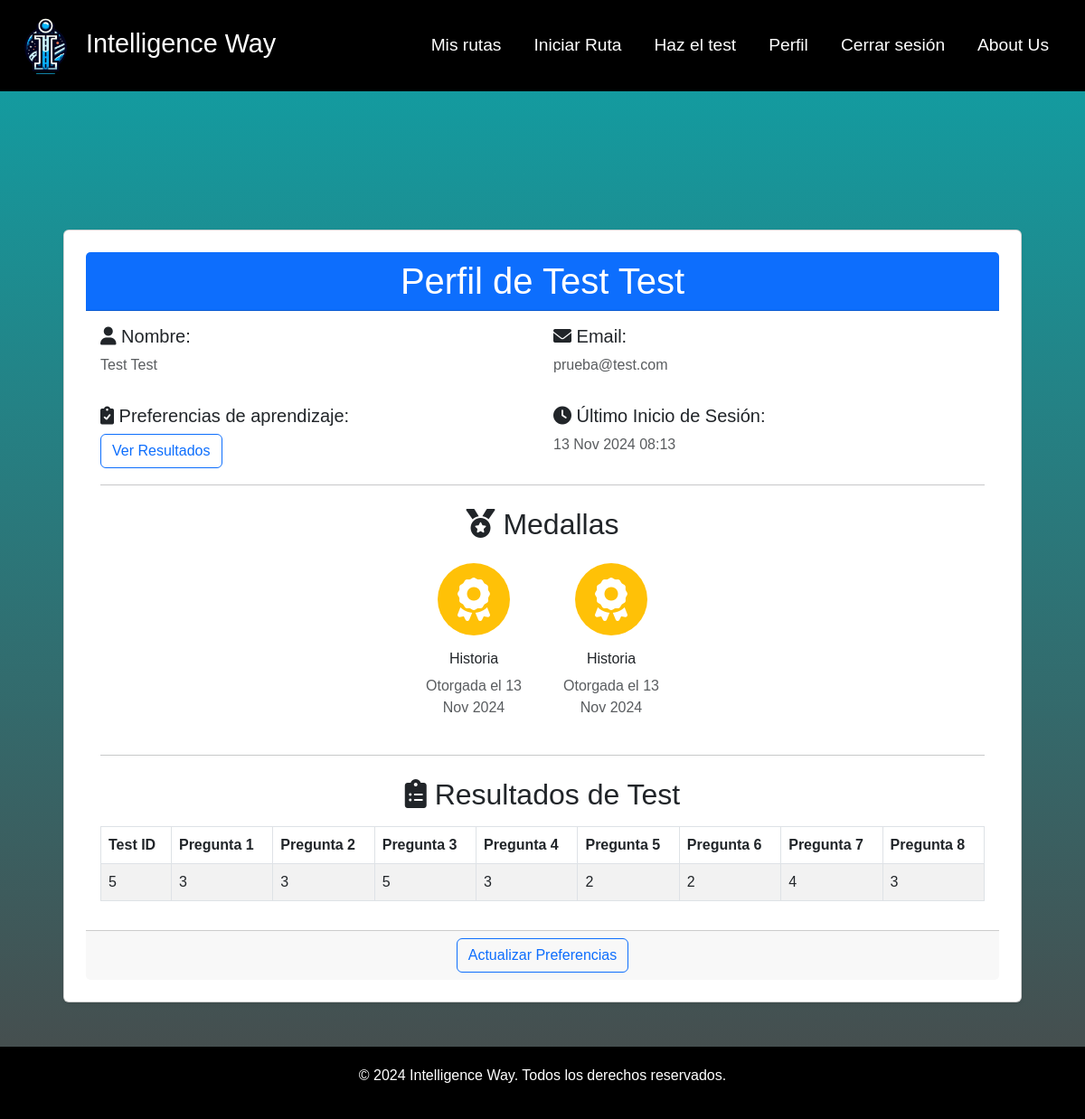
/account/ (signed in), run on the app's committed database.
### user/models.py (models this page shows, shortened)
class User(AbstractBaseUser, PermissionsMixin):
    ROLES = [
        ('admin', 'Admin'),
        ('usuario', 'Usuario')
    ]
    nombre = models.CharField(max_length=100)
    apellido = models.CharField(max_length=100)
    email = models.EmailField(unique=True)
    tiempo = models.IntegerField(default=1)
    content = models.FloatField(default=1)
    is_active = models.BooleanField(default=True)
    is_staff = models.BooleanField(default=False)
    preferenciaAudio = models.IntegerField(null=True)
    preferenciaVideo = models.IntegerField(null=True)
    preferenciaTexto = models.IntegerField(null=True)
    tiempoAprendizaje = models.IntegerField(null=True)
    objects = MyUserManager()
    USERNAME_FIELD = 'email'
    REQUIRED_FIELDS = ['nombre', 'apellido']

### account/models.py (models this page shows, shortened)
class Medalla(models.Model):
    usuario = models.ForeignKey(User, on_delete=models.CASCADE, related_name='medallas')
    ruta = models.ForeignKey(RutaAprendizaje, on_delete=models.CASCADE)
    fecha_otorgada = models.DateTimeField(auto_now_add=True)

### route/models.py (models this page shows, shortened)
class RutaAprendizaje(models.Model):
    title = models.CharField(max_length=100)
    description = models.TextField(max_length=255)
    usuario = models.ForeignKey(User, on_delete=models.CASCADE)
    contenidos = models.ManyToManyField(Contenido, through='ProgresoContenido', related_name='rutas')
    completado = models.BooleanField(default=False)

### preferences/models.py (models this page shows, shortened)
class ModeloAprendizajeUsuario(models.Model):
    usuario = models.ForeignKey(User, on_delete=models.CASCADE)
    q1 = models.IntegerField(null=True, validators=[MinValueValidator(1), MaxValueValidator(5)])
    q2 = models.IntegerField(null=True, validators=[MinValueValidator(1), MaxValueValidator(5)])
    q3 = models.IntegerField(null=True, validators=[MinValueValidator(1), MaxValueValidator(5)])
    q4 = models.IntegerField(null=True, validators=[MinValueValidator(1), MaxValueValidator(5)])
    q5 = models.IntegerField(null=True, validators=[MinValueValidator(1), MaxValueValidator(5)])
    q6 = models.IntegerField(null=True, validators=[MinValueValidator(1), MaxValueValidator(5)])
    q7 = models.IntegerField(null=True, validators=[MinValueValidator(1), MaxValueValidator(5)])
    q8 = models.IntegerField(null=True, validators=[MinValueValidator(1), MaxValueValidator(5)])
    created_at = models.DateTimeField(auto_now_add=True)
    update_at= models.DateTimeField(auto_now=True)

### account/views.py (the view)
# urls.py: path('', views.ProfileView.as_view(), name='profile' )
class ProfileView(LoginRequiredMixin, TemplateView):
    template_name = 'profile.html'
    def get_context_data(self, **kwargs):
        context = super().get_context_data(**kwargs)
        usuario = self.request.user
        context['user'] = usuario  # Pasar el usuario autenticado al template
        context['test'] = ModeloAprendizajeUsuario.objects.get(usuario=usuario)
        resultados_tests = ModeloAprendizajeUsuario.objects.filter(usuario=usuario)
        context['resultados_tests'] = resultados_tests
        medallas = Medalla.objects.filter(usuario=usuario)
        context['medallas'] = medallas  # Pasar las medallas al contexto
        return context

### account/templates/profile.html (shortened to what this page needs)
{% extends "base.html" %}
{% load static %}
{% block content %}
<div class="container mt-3">
</div>
<link href="https://cdnjs.cloudflare.com/ajax/libs/font-awesome/6.0.0-beta3/css/all.min.css" rel="stylesheet">
<link rel="stylesheet" href="{% static 'css/medalla.css'%}">
<div class="container mt-5">
    <div class="card shadow-sm p-4">
        <div class="card-header bg-primary text-white text-center">
            <h1 class="mb-0">Perfil de {{ user.nombre }} {{ user.apellido }}</h1>
        </div>
        <div class="card-body">
            <div class="row mb-3">
                <div class="col-md-6">
                    <h5><i class="fas fa-user"></i> Nombre:</h5>
                    <p class="text-muted">{{ user.nombre }} {{ user.apellido }}</p>
                </div>
                <div class="col-md-6">
                    <h5><i class="fas fa-envelope"></i> Email:</h5>
                    <p class="text-muted">{{ user.email }}</p>
                </div>
            </div>
            <div class="row mb-3">
                <div class="col-md-6">
                    <h5><i class="fas fa-clipboard-check"></i> Preferencias de aprendizaje:</h5>
                    <a href="{% url 'calculo_preferencias' %}" class="btn btn-outline-primary">Ver Resultados</a>
                </div>
                <div class="col-md-6">
                    <h5><i class="fas fa-clock"></i> Último Inicio de Sesión:</h5>
                    <p class="text-muted">{{ user.last_login|date:"d M Y H:i" }}</p>
                </div>
            </div>
            <hr>
            <h2 class="text-center mt-4"><i class="fas fa-medal"></i> Medallas</h2>
            <div class="d-flex flex-wrap justify-content-center mt-3">
                {% if medallas %}
                    {% for medalla in medallas %}
                    <div class="medalla mx-3 my-2 text-center">
                        <div class="medalla-icono bg-warning rounded-circle d-flex align-items-center justify-content-center mx-auto" style="width: 80px; height: 80px;">
                            <i class="fas fa-award fa-2x text-white"></i>
                        </div>
                        <h5 class="mt-3">{{ medalla.ruta.title }}</h5>
                        <p class="text-muted">Otorgada el {{ medalla.fecha_otorgada|date:"d M Y" }}</p>
                    </div>
                    {% endfor %}
                {% else %}
                    <p class="text-muted">Aún no tienes medallas. Completa rutas para obtenerlas.</p>
                {% endif %}
            </div>
            <hr>
            <h2 class="text-center mt-4"><i class="fas fa-clipboard-list"></i> Resultados de Test</h2>
            <div class="table-responsive mt-3">
                <table class="table table-bordered table-striped">
                    <thead class="thead-dark">
                        <tr>
                            <th>Test ID</th>
                            <th>Pregunta 1</th>
                            <th>Pregunta 2</th>
                            <th>Pregunta 3</th>
                            <th>Pregunta 4</th>
                            <th>Pregunta 5</th>
                            <th>Pregunta 6</th>
                            <th>Pregunta 7</th>
                            <th>Pregunta 8</th>
                        </tr>
                    </thead>
                    <tbody>
                        {% for test in resultados_tests %}
                        <tr>
                            <td>{{ test.id }}</td>
                            <td>{{ test.q1 }}</td>
                            <td>{{ test.q2 }}</td>
                            <td>{{ test.q3 }}</td>
                            <td>{{ test.q4 }}</td>
                            <td>{{ test.q5 }}</td>
                            <td>{{ test.q6 }}</td>
                            <td>{{ test.q7 }}</td>
                            <td>{{ test.q8 }}</td>
                        </tr>
                        {% endfor %}
                    </tbody>
                </table>
            </div>
        </div>
        <div class="card-footer text-center">
            <a href="{% url 'preferencia_update' %}" class="btn btn-outline-primary">Actualizar Preferencias</a>
        </div>
    </div>
</div>
{% endblock %}

### IntelligenceWay/static/css/styles.css (style rules this page uses)
body { font-family: Arial, sans-serif; margin: 0; color: #2B2D42; background: linear-gradient(to bottom, rgb(15, 162, 167), rgba(0, 0, 0, 0.712)); height: 100%; margin: 0; }
.container { width: 100%; height: 100%; padding: 20px; }

### IntelligenceWay/static/css/medalla.css (style rules this page uses)
.medalla { width: 120px; }
.medalla-icono { width: 80px; height: 80px; display: flex; align-items: center; justify-content: center; margin: 0 auto; font-size: 1.5rem; }
.medalla h5 { margin-top: 10px; font-size: 1rem; }

### data on the page
User: nombre "Test", apellido "Test", email "prueba@test.com", last_login "13 Nov 2024 08:13"
Medalla: ruta "Historia", fecha_otorgada "13 Nov 2024"
Medalla: ruta "Historia", fecha_otorgada "13 Nov 2024"
ModeloAprendizajeUsuario: id "5", q1 "3", q2 "3", q3 "5", q4 "3", q5 "2", q6 "2", q7 "4", q8 "3"
